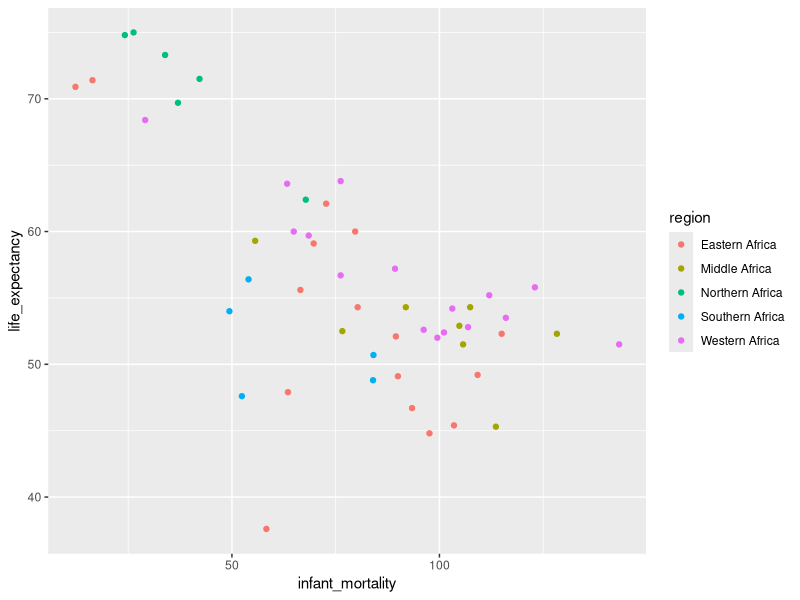
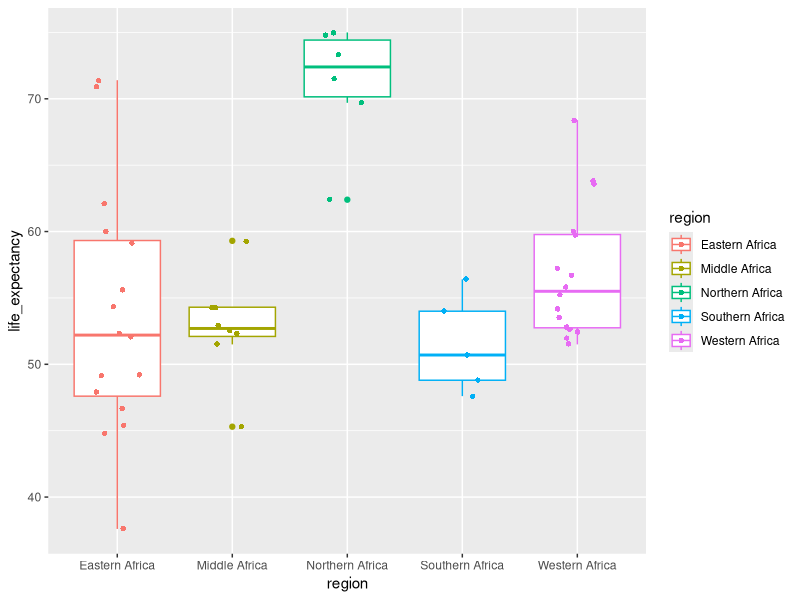

These charts were generated, in order, by the following R code:
## ---- chunk 1
#load packages

library(dslabs) 
library("dplyr") 
library("ggplot2") 

africadata <- gapminder %>% filter(continent == "Africa")
#reset africa dataset for year 2000 only
africadata_2000 = subset(africadata, year==2000)

#More Plotting #Infant Mortality and Life Expectancy in 2000;
ggplot(africadata_2000, aes(x=infant_mortality, y=life_expectancy, color=region)) +geom_point()


## ---- chunk 2

#Box Plots of Life Expectancy by Region for the years 2000;

box=ggplot(africadata_2000, aes(x=region, y=life_expectancy, color=region)) + geom_boxplot()

box + geom_jitter(shape=16, position=position_jitter(0.2))

#Simple linear regression model for year 2000; 

fit3 = lm (life_expectancy~factor(region), data=africadata_2000)

summary(fit3)

## ---- chunk 3

#MLR
adjfit =lm(life_expectancy~infant_mortality+factor(region), data=africadata_2000)

summary(adjfit)
